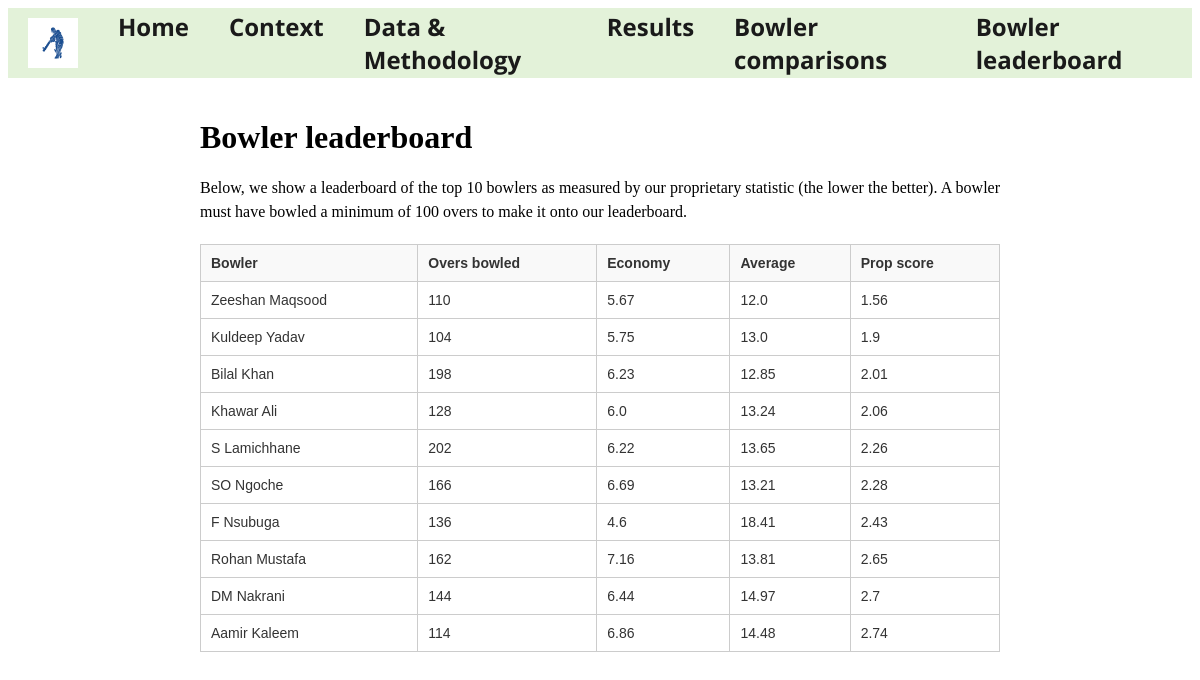
The app's page /bowler_leaderboard with its own data.
### tables this page shows
CREATE TABLE bowlers (
        name TEXT NOT NULL PRIMARY KEY,
        overs INTEGER,
        runs INTEGER,
        wickets INTEGER,
        economy FLOAT,
        average FLOAT,
        prop_score FLOAT
    );

### website/app.py (the view)
@app.route('/bowler_leaderboard')
def bowler_leaderboard():
    database_path = Path("/mnt/c/USERS/danny/CS50-Final-Project/bowlers/sql_database/bowlers.db")
    with sqlite3.connect(database_path) as conn:
        c = conn.cursor()
    c.execute("SELECT name, overs, economy, average, prop_score FROM bowlers WHERE overs > 100 ORDER BY prop_score LIMIT 10")
    top_10 = c.fetchall()
    c.close()
    conn.close()
    return render_template("bowler_leaderboard.html", top_10=top_10)

### website/templates/bowler_leaderboard.html (shortened to what this page needs)
{% extends "layout.html" %}
{% block main %}
<div class="content-container">
    <h1>Bowler leaderboard</h1>
    <p>Below, we show a leaderboard of the top 10 bowlers as measured by our proprietary statistic (the lower the better). A bowler must have bowled a minimum of 100 overs to make it onto our leaderboard.</p>
    <div class="table-container">
        <table class="table">
            <thead>
            <tr>
                <th>Bowler</th>
                <th>Overs bowled</th>
                <th>Economy</th>
                <th>Average</th>
                <th>Prop score</th>
            </tr>
            </thead>
            <tbody>
            {% for i in range(1, 11) %}
                <td>{{ top_10[i - 1][0] }}</td>
                <td>{{ top_10[i - 1][1] }}</td>
                <td>{{ top_10[i - 1][2] }}</td>
                <td>{{ top_10[i - 1][3] }}</td>
                <td>{{ top_10[i - 1][4] }}</td>
            {% endfor %}
            </tbody>
        </table>
    </div>
</div>
{% endblock %}

### website/templates/layout.html (shortened to what this page needs)
<!DOCTYPE html>
<html lang="en">
    <head>
        <link href="/static/styles.css" type="text/css" rel="stylesheet">
        <link rel="stylesheet" href="https://code.jquery.com/ui/1.12.1/themes/base/jquery-ui.css">
    </head>
    <body>
        <div class="ribbon">
            <img src="/static/logo.jpg" alt="Logo" class="logo">
            <ul>
                <li><a href="/">Home</a></li>
                <li><a href="/context">Context</a></li>
                <li><a href="/data_and_methodology">Data & Methodology</a></li>
                <li><a href="/results">Results</a></li>
                <li><a href="/bowler_comparisons">Bowler comparisons</a></li>
                <li><a href="bowler_leaderboard">Bowler leaderboard</a></li>
            </ul>
        </div>
        <main class="container-fluid py-5 text-center">
            {% block main %}{% endblock %}
        </main>
    </body>
</html>

### website/static/styles.css (style rules this page uses)
.content-container { max-width: 800px; margin: 0 auto; padding: 20px; }
.content-container h1 { font-size: 2rem; font-weight: bold; margin-bottom: 20px; }
.content-container p { font-size: 1rem; line-height: 1.5; margin-bottom: 20px; text-align: justify; }
.ribbon { background-color: #e3f2d9; color: #1a1a1a; height: 70px; display: flex; align-items: center; justify-content: center; font-family: 'Open Sans', sans-serif; font-size: 24px; }
.ribbon ul { list-style: none; margin: 0; padding: 0; display: flex; }
.ribbon li { margin: 0 20px; }
.ribbon li a { color: #1a1a1a; text-decoration: none; font-weight: bold; }
.logo { height: 50px; margin-left: 20px; margin-right: 20px; }
.table { border-collapse: collapse; width: 100%; max-width: 800px; margin: 0 auto; background-color: #fff; color: #333; font-family: Arial, sans-serif; font-size: 14px; }
.table th, .table td { padding: 10px; text-align: left; vertical-align: middle; border: 1px solid #ccc; }
.table th { background-color: #f9f9f9; font-weight: bold; }
.table-container { margin-top: 20px; }

### records on screen
bowlers: name "Zeeshan Maqsood", overs "110", economy "5.67", average "12.0", prop_score "1.56"
bowlers: name "Kuldeep Yadav", overs "104", economy "5.75", average "13.0", prop_score "1.9"
bowlers: name "Bilal Khan", overs "198", economy "6.23", average "12.85", prop_score "2.01"
bowlers: name "Khawar Ali", overs "128", economy "6.0", average "13.24", prop_score "2.06"
bowlers: name "S Lamichhane", overs "202", economy "6.22", average "13.65", prop_score "2.26"
bowlers: name "SO Ngoche", overs "166", economy "6.69", average "13.21", prop_score "2.28"
bowlers: name "F Nsubuga", overs "136", economy "4.6", average "18.41", prop_score "2.43"
bowlers: name "Rohan Mustafa", overs "162", economy "7.16", average "13.81", prop_score "2.65"
bowlers: name "DM Nakrani", overs "144", economy "6.44", average "14.97", prop_score "2.7"
bowlers: name "Aamir Kaleem", overs "114", economy "6.86", average "14.48", prop_score "2.74"
